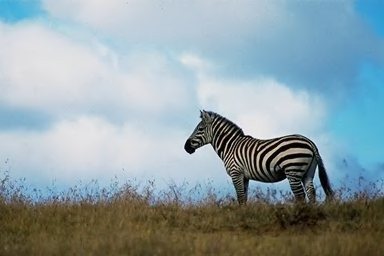
#> input picture resaved_image.jpg, 384 x 256 px
$ python ela.py resaved_image.jpg 5
#> lines starting #> are read from the running program, lines starting #| are printed output that depends on the picture
import os
import sys
from PIL import Image, ImageChops, ImageEnhance

def convert_to_ela_image(path, quality=90):
    """
    Convert input image to ELA (Error Level Analysis) applied image

    Args:
        path (str): Path to the input image
        quality (int): JPEG quality level for resaving (default: 90)

    Returns:
        str: Path to the generated ELA image
    Raises:
        ValueError: If image cannot be processed
    """
#> called with path = 'resaved_image.jpg', quality = 5
    try:
        # Validate input quality
        if not 1 <= quality <= 100:
            raise ValueError("Quality must be between 1 and 100")

        # Open and validate original image
        if not os.path.exists(path):
            raise FileNotFoundError(f"Input file not found: {path}")

        with Image.open(path) as original_image:
#> original_image is the input picture: PIL image 384x256 RGB; mean R, G, B 142.6, 160, 165.6
            original_image = original_image.convert("RGB")

            # Create temp directory if it doesn't exist
            temp_dir = "temp_ela"
            os.makedirs(temp_dir, exist_ok=True)

            # Save resaved image with specified quality
            resaved_path = os.path.join(temp_dir, "resaved_image.jpg")
            original_image.save(resaved_path, "JPEG", quality=quality)

            # Calculate ELA difference
            with Image.open(resaved_path) as resaved_image:
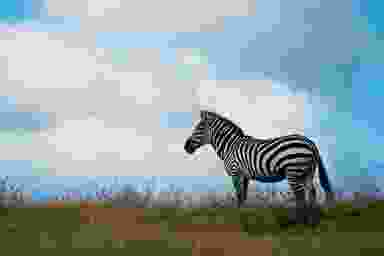
#> resaved_image: PIL image 384x256 RGB; mean R, G, B 144.5, 160.9, 163.1
                ela_image = ImageChops.difference(original_image, resaved_image)
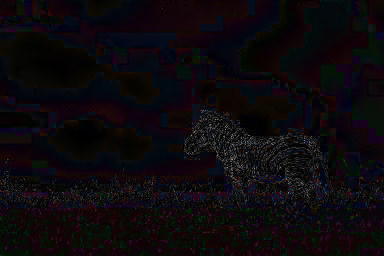
#> ela_image: PIL image 384x256 RGB; mean R, G, B 12.7, 9, 12.5

                # Calculate scaling factor
                extrema = ela_image.getextrema()
#> extrema = ((0, 165), (0, 151), (0, 156))
                max_difference = max(pix[1] for pix in extrema) if extrema else 1
#> max_difference = 165
                max_difference = max(max_difference, 1)  # Ensure we don't divide by zero
                scale = 350.0 / max_difference
#> scale = 2.12

                # Enhance and save ELA image
                ela_image = ImageEnhance.Brightness(ela_image).enhance(scale)
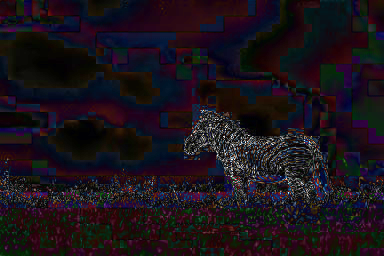
#> ela_image: PIL image 384x256 RGB; mean R, G, B 26.5, 18.5, 26

                output_path = os.path.join(temp_dir, "ela_image.png")
                ela_image.save(output_path)

                # Clean up temporary files
                try:
                    os.remove(resaved_path)
                except:
                    pass

                return output_path

    except Exception as e:
        raise ValueError(f"ELA processing failed: {str(e)}")

if __name__ == "__main__":
    try:
        if len(sys.argv) < 3:
            print("Usage: python ela.py <image_path> <quality>")
            sys.exit(1)

        file_path = sys.argv[1]
        quality = int(sys.argv[2])

        output_path = convert_to_ela_image(file_path, quality)
        print(f"ELA image saved to: {output_path}")

        # Show the image if running interactively
        with Image.open(output_path) as img:
            img.show()

    except Exception as e:
        print(f"Error: {str(e)}", file=sys.stderr)
        sys.exit(1)
